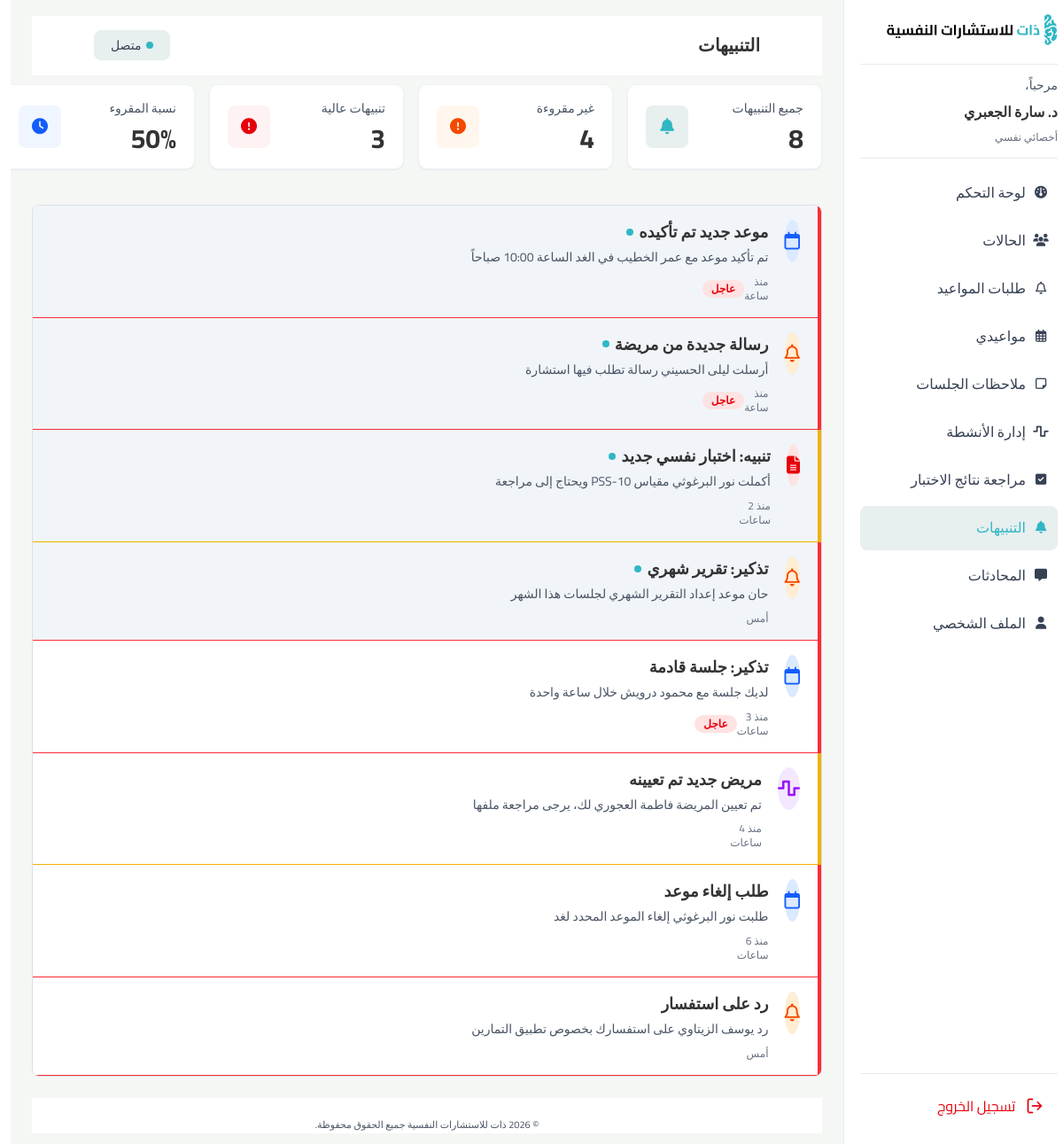
Page /therapist/bell-page/index.php (signed in) on the committed database.
### tables this page shows
CREATE TABLE notifications (
    notification_id INT AUTO_INCREMENT,
    user_id INT,
    title VARCHAR(200) NOT NULL,
    body TEXT NOT NULL,
    type VARCHAR(30) NOT NULL DEFAULT 'GENERAL' CHECK (
        type IN (
            'GENERAL',
            'APPOINTMENT_REMINDER',
            'SESSION_CONFIRMATION',
            'ALERT',
            'ACTIVITY_ASSIGNED',
            'ASSESSMENT_READY'
        )
    ),
    priority VARCHAR(10) NOT NULL DEFAULT 'NORMAL' CHECK (priority IN ('LOW', 'NORMAL', 'URGENT')),
    is_read TINYINT (1) NOT NULL DEFAULT 0,
    created_at DATETIME NOT NULL DEFAULT CURRENT_TIMESTAMP,
    PRIMARY KEY (notification_id),
    CONSTRAINT fk_notif_user FOREIGN KEY (user_id) REFERENCES users (user_id) ON DELETE CASCADE ON UPDATE CASCADE
);

### therapist/bell-page/index.php (the view, shortened to what this page needs)
<?php
require_once __DIR__ . '/../../connection.php';
$user_id = $_SESSION['user_id'];
$stmt = $conn->prepare("
    SELECT
        COUNT(*)                                           AS total,
        SUM(CASE WHEN is_read = 0 THEN 1 ELSE 0 END)       AS unread,
        SUM(CASE WHEN priority = 'URGENT' THEN 1 ELSE 0 END) AS urgent,
        SUM(CASE WHEN is_read = 1 THEN 1 ELSE 0 END)       AS read_count
    FROM notifications
    WHERE user_id = ?
");
$stmt->bind_param("i", $user_id);
$stmt->execute();
$stats = $stmt->get_result()->fetch_assoc();
$total_n   = (int)($stats['total']      ?? 0);
$unread_n  = (int)($stats['unread']     ?? 0);
$urgent_n  = (int)($stats['urgent']     ?? 0);
$read_n    = (int)($stats['read_count'] ?? 0);
$read_pct  = $total_n > 0 ? round(($read_n / $total_n) * 100) : 0;
$stmt = $conn->prepare("
    SELECT notification_id, title, body, type, priority, is_read, created_at
    FROM notifications
    WHERE user_id = ?
    ORDER BY is_read ASC, created_at DESC
");
$stmt->bind_param("i", $user_id);
$stmt->execute();
$res = $stmt->get_result();
$notifications = [];
while ($row = $res->fetch_assoc()) {
    $notifications[] = $row;
}
$typeMeta = [
    'GENERAL'              => ['class' => 'reminder',     'icon' => 'fa-regular fa-bell'],
    'APPOINTMENT_REMINDER' => ['class' => 'appointment',  'icon' => 'fa-regular fa-calendar'],
    'SESSION_CONFIRMATION' => ['class' => 'appointment',  'icon' => 'fa-regular fa-calendar-check'],
    'ALERT'                => ['class' => 'test-alert',   'icon' => 'fa-solid fa-circle-exclamation'],
    'ACTIVITY_ASSIGNED'    => ['class' => 'new-patient',  'icon' => 'fa-solid fa-wave-square'],
    'ASSESSMENT_READY'     => ['class' => 'test-alert',   'icon' => 'fa-solid fa-file-lines'],
];
function timeAgo($datetime) {
    $now  = new DateTime();
    $past = new DateTime($datetime);
    $diff = $now->diff($past);
    if ($diff->d === 1) return 'أمس';
    if ($diff->h >= 2) return 'منذ ' . $diff->h . ' ساعات';
    if ($diff->h === 1) return 'منذ ساعة';
    return 'منذ قليل';
}
?>
<!DOCTYPE html>
<html lang="ar" dir="rtl">
<head>
  <link rel="stylesheet" href="https://cdnjs.cloudflare.com/ajax/libs/font-awesome/6.5.1/css/all.min.css" />
  <link rel="stylesheet" href="../thirapist.css">
  <link rel="stylesheet" href="../total.css" />
  <link rel="stylesheet" href="style.css" />
</head>
<body>
  <div class="app">
    <?php include "../layouts/sidebar.php"; ?>
    <main class="main">
      <header class="main-header">
        <h1 class="page-title">التنبيهات</h1>
        <button class="status-btn">
          <span class="status-dot"></span>
          متصل
        </button>
      </header>
      <section class="stats-row">
        <div class="stat-card">
          <div class="stat-info">
            <div class="stat-label">جميع التنبيهات</div>
            <div class="stat-value"><?= $total_n ?></div>
          </div>
          <div class="stat-icon-teal"><i class="fa-solid fa-bell"></i></div>
        </div>
        <div class="stat-card">
          <div class="stat-info">
            <div class="stat-label">غير مقروءة</div>
            <div class="stat-value"><?= $unread_n ?></div>
          </div>
          <div class="stat-icon-orange"><i class="fa-solid fa-exclamation-circle"></i></div>
        </div>
        <div class="stat-card">
          <div class="stat-info">
            <div class="stat-label">تنبيهات عالية</div>
            <div class="stat-value"><?= $urgent_n ?></div>
          </div>
          <div class="stat-icon-red"><i class="fa-solid fa-exclamation-circle"></i></div>
        </div>
        <div class="stat-card">
          <div class="stat-info">
            <div class="stat-label">نسبة المقروء</div>
            <div class="stat-value"><?= $read_pct ?>%</div>
          </div>
          <div class="stat-icon-blue"><i class="fa-solid fa-clock-four"></i></div>
        </div>
      </section>
      <section class="notifications-section" dir="rtl">
        <div class="notifications">
          <?php if (empty($notifications)): ?>
            <p class="no-notifs">لا توجد تنبيهات</p>
          <?php else: foreach ($notifications as $n):
            $meta = $typeMeta[$n['type']] ?? $typeMeta['GENERAL'];
          ?>
          <div class="notification <?= $meta['class'] ?><?= $n['is_read'] ? ' read' : '' ?>" data-id="<?= $n['notification_id'] ?>">
            <div class="notif-icon">
              <i class="<?= $meta['icon'] ?>"></i>
            </div>
            <div class="notif-content">
              <div class="notif-title-row">
                <span class="notif-title"><?= htmlspecialchars($n['title']) ?></span>
                <?php if (!$n['is_read']): ?>
                  <span class="status-dot"></span>
                <?php endif; ?>
              </div>
              <p class="notif-text"><?= nl2br(htmlspecialchars($n['body'])) ?></p>
              <div class="notif-meta">
                <span class="notif-time"><?= timeAgo($n['created_at']) ?></span>
                <?php if ($n['priority'] === 'URGENT'): ?>
                  <span class="badge badge-urgent">عاجل</span>
                <?php endif; ?>
              </div>
            </div>
          </div>
          <?php endforeach; endif; ?>
        </div>
      </section>
      <?php include "../layouts/footer.php"; ?>
    </main>
  </div>
</body>
</html>

### therapist/thirapist.css (style rules this page uses)
.app { display: flex; min-height: 100vh; }
.main { flex: 1; padding: 18px 24px 12px; display: flex; flex-direction: column; width: auto; height: auto; min-width: 0; background-color: #F5F7F5; }
.main-header { display: flex; align-items: center; justify-content: space-between; margin-bottom: 14px; padding: 20px 15px ; background-color:#FFFFFF ; }
.page-title { margin: 0; font-size: 20px; font-weight: 700; color: #333333; text-align: right; vertical-align: middle; line-height: 28px; }
.status-btn { display: inline-flex; align-items: center; gap: 6px; padding: 6px 18px; border-radius: 8px; border: 1px solid#E7EFEF; background:#E7EFEF; color:#364153; font-size: 14px; font-weight: 400; line-height: 20px; }
.status-dot { width: 8px; height: 8px; border-radius: 50%; background: #00C950; }

### therapist/total.css (style rules this page uses)
*, *::before, *::after { box-sizing: border-box; margin: 0; padding: 0; }
body { margin: 0; font-family: 'Cairo', system-ui, -apple-system, BlinkMacSystemFont, 'Segoe UI', sans-serif; direction: rtl; background-color: #ffffff; color:#4A5565; }
.main-header { background-color: #ffffff; border-bottom: 1px solid #ffffff; height: 67px; width: 1512; padding: 0 70px; display: flex; align-items: center; justify-content: space-between; margin-bottom: 10px; }

### rows in the picture
notifications: title "موعد جديد تم تأكيده", is_read 0 (drawn), body "تم تأكيد موعد مع عمر الخطيب في الغد الساعة 10:00 صباحاً", timeAgo($n['created_at']) "منذ ساعة", priority "عاجل"
notifications: title "رسالة جديدة من مريضة", is_read 0 (drawn), body "أرسلت ليلى الحسيني رسالة تطلب فيها استشارة", created_at "منذ ساعة", priority "عاجل"
notifications: title "تنبيه: اختبار نفسي جديد", is_read 0 (drawn), body "أكملت نور البرغوثي مقياس PSS-10 ويحتاج إلى مراجعة"
notifications: title "تذكير: تقرير شهري", is_read 0 (drawn), body "حان موعد إعداد التقرير الشهري لجلسات هذا الشهر", created_at "أمس"
notifications: title "تذكير: جلسة قادمة", body "لديك جلسة مع محمود درويش خلال ساعة واحدة", created_at "منذ 3 ساعات", priority "عاجل"
notifications: title "مريض جديد تم تعيينه", body "تم تعيين المريضة فاطمة العجوري لك، يرجى مراجعة ملفها"
notifications: title "طلب إلغاء موعد", body "طلبت نور البرغوثي إلغاء الموعد المحدد لغد"
notifications: title "رد على استفسار", body "رد يوسف الزيتاوي على استفسارك بخصوص تطبيق التمارين", created_at "أمس"

### other values in the picture
$_SESSION['user_name'] "د. سارة الجعبري"
$total_n "8"
$unread_n "4"
$urgent_n "3"
$read_pct "50"
